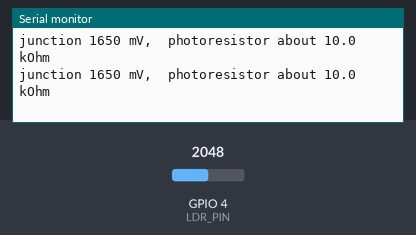
This sketch was run on a simulated ESP32. On the bench: the last lines printed to the serial monitor. The inputs (shaded band) are chosen by the test bench; at power-on: GPIO 4 (LDR_PIN) = 2048 (analog values on the 0–4095 scale).

Above: at 2.2 s.
2.3 s: GPIO 4 (LDR_PIN) set to 8
At 2.9 s:
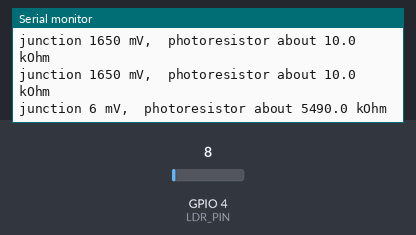
3.8 s: GPIO 4 (LDR_PIN) set to 5
At 4.5 s:
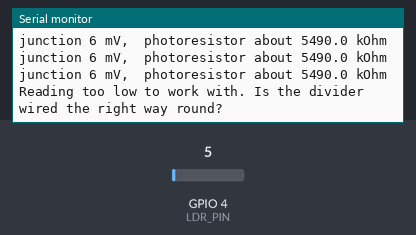

Measured:
- the behaviour switches between 7 and 6 on GPIO 4 (LDR_PIN) (found by bisection; images 1 and 2)
- after the input at 2.3 s, the serial monitor: prints a new line after 0.23 s (image 1)
- after the input at 3.8 s, the serial monitor: prints a new line after 0.25 s (image 2)

The sketch:

2.3_Photoresistor_Resistance.ino
```cpp
/**
 **************************************************
 *
 * @file        2.3_Photoresistor_Resistance.ino
 * @brief       Measures the photoresistor's own resistance from the voltage at the junction of the divider, so you can pick
 *              a fixed resistor to pair it with.
 *              For details, connection diagram and more, check out the example documentation at: <link placeholder>
 * @author      Borna Zelenika @ soldered.com
 ***************************************************
 */

/*
The board cannot measure resistance, only voltage. Pairing the photoresistor with a fixed resistor turns its
changing resistance into a changing voltage at the junction, and IO4 reads that junction.
*/
const int LDR_PIN = 4;

// The fixed resistor you actually fitted. Start with the kit's 10 kOhm, then change this to whatever you pick
// after measuring, or the calculation lies.
const float R_FIXED_OHMS = 10000.0;

const float VSUPPLY_MV = 3300.0;

void setup() {
  Serial.begin(115200);
  delay(1000);

  analogReadResolution(12);
  analogSetPinAttenuation(LDR_PIN, ADC_11db);
}

/*
In a divider the two voltages are in the same ratio as the two resistances, so the unknown falls out:

  R_ldr = R_fixed * (Vsupply - Vjunction) / Vjunction

Run it covered by your hand, then under a phone torch. Then fit a resistor near the geometric middle of the two
results, the square root of them multiplied, set R_FIXED_OHMS above, and see whether the reading now covers more of
the 0 to 4095 range than the 10 kOhm did.
*/
void loop() {
  // Average 64 readings, so a few counts of wobble do not show up in the answer.
  long sum = 0;
  for (int i = 0; i < 64; i++) {
    sum += analogReadMilliVolts(LDR_PIN);
  }
  float vMv = sum / 64.0;

  // Below a few millivolts the arithmetic blows up and the answer means nothing.
  if (vMv < 5) {
    Serial.println("Reading too low to work with. Is the divider wired the right way round?");
    delay(500);
    return;
  }

  float rLdr = R_FIXED_OHMS * (VSUPPLY_MV - vMv) / vMv;

  Serial.print("junction ");
  Serial.print(vMv, 0);
  Serial.print(" mV,  photoresistor about ");
  if (rLdr > 1000) {
    Serial.print(rLdr / 1000.0, 1);
    Serial.println(" kOhm");
  } else {
    Serial.print(rLdr, 0);
    Serial.println(" ohm");
  }

  delay(500);
}
```
